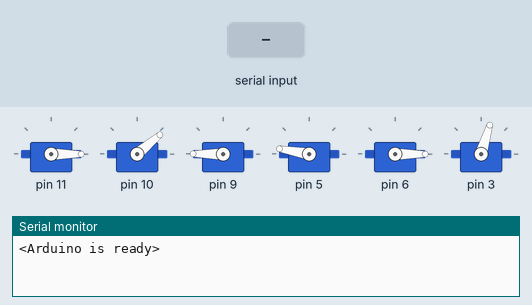
Simulated run of this sketch. Board: Arduino Uno, built with avr-gcc and run on an emulated ATmega328P. Parts: 6 × servo, the last lines printed to the serial monitor. Inputs (shaded band) come from the test bench.

Above: at 7.2 s.
7.3 s: "<90,45,200>" received over Serial
At 9.8 s:
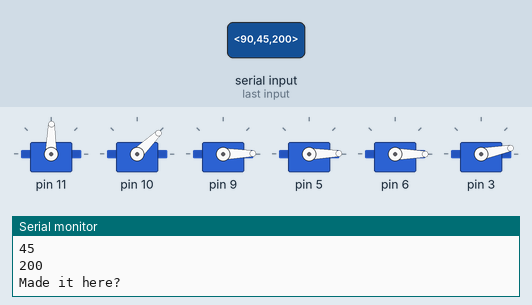
10.3 s: "<30,150>" received over Serial
At 12.5 s:
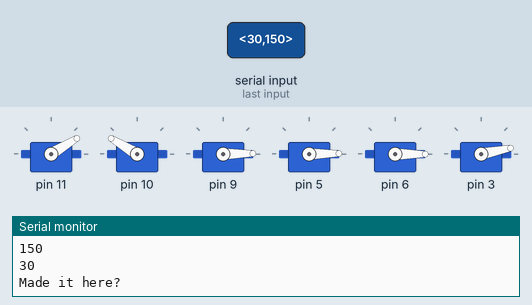
12.8 s: "<5>" received over Serial
At 14.6 s:
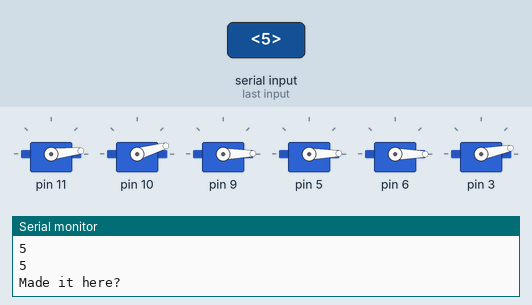
15.8 s: "<30,150,10>" received over Serial
18.8 s: "<90,45>" received over Serial
At 19.26 s:
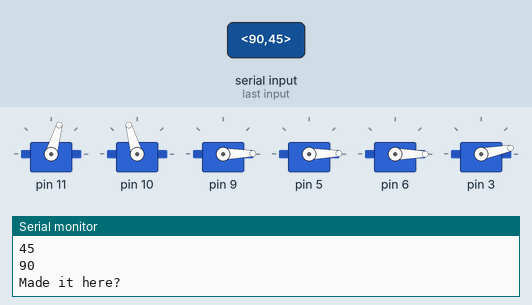
21.3 s: "<200>" received over Serial
At 23.3 s:
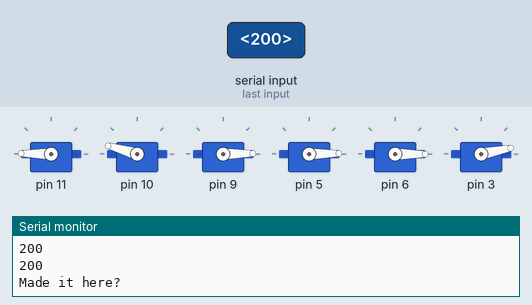
Timing chart, 0 to 24.8 s (numbered marks = the images above; inputs shaded):
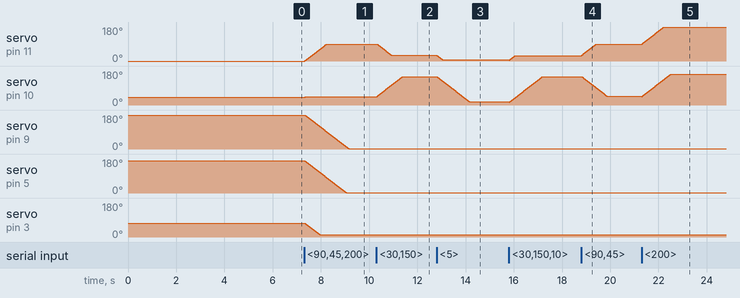

The sketch:

Solarpanel_V1.ino
```cpp
#include <Braccio.h>
#include <Servo.h>

Servo base;
Servo shoulder;
Servo elbow;
Servo wrist_ver;
Servo wrist_rot;
Servo gripper;

const byte numChars = 32;
char receivedChars[numChars];
String receivedString;

int horizontalRotation = 0;
int verticalRotation = 0;
int lightValue = 0;

boolean newData = false;

void setup() {
    Serial.begin(9600);
    Braccio.begin();
    Serial.println("<Arduino is ready>");
}

void loop() {
    recvWithStartEndMarkers();
    showNewData();
    //Serial.println(receivedChars[0]);
}

void recvWithStartEndMarkers() {
    static boolean recvInProgress = false;
    static byte ndx = 0;
    char startMarker = '<';
    char endMarker = '>';
    char rc;

    while (Serial.available() > 0 && newData == false) {
        rc = Serial.read();

        if (recvInProgress == true) {
            if (rc != endMarker) {
                receivedChars[ndx] = rc;
                ndx++;
                if (ndx >= numChars) {
                    ndx = numChars - 1;
                }
            }
            else {
                receivedChars[ndx] = '\0'; // terminate the string
                recvInProgress = false;
                ndx = 0;
                newData = true;
            }
        }

        else if (rc == startMarker) {
            recvInProgress = true;
        }
    }
}

void showNewData() {
    if (newData == true) {
        Serial.print("This just in ... ");
        Serial.println(receivedChars);

        convertToString(receivedChars);

        newData = false;
    }
}

void convertToString(char received[]){
  receivedString = receivedChars;
  splitDivideString(receivedString);
}

void splitDivideString(String string){
  String substring1;
  String substring2;
  String substring3;

  int i1 = string.indexOf(',');
  int i2 = string.indexOf(',', i1+1);

  String firstValue = string.substring(0, i1);
  Serial.println(firstValue);
  String secondValue = string.substring(i1 + 1, i2);
  Serial.println(secondValue);
  String thirdValue = string.substring(i2 + 1);
  Serial.println(thirdValue);

  horizontalRotation = firstValue.toInt();
  Serial.println(horizontalRotation);
  verticalRotation = secondValue.toInt();
  Serial.println(verticalRotation);
  lightValue = thirdValue.toInt();
  Serial.println(lightValue);

  moveArm(horizontalRotation, verticalRotation);
}

void moveArm(int horizontal, int vertical){
  Serial.println("Made it here?");
  Braccio.ServoMovement(0, horizontal, vertical, 0, 0, 0, 0);
}
```

Measured:
- after the input at 7.3 s, servo on pin 11: moves from 0° to 89° over 0.90 s, starting at once; servo on pin 10: 40° → 44° at once; servo on pin 9: moves from 180° to 1° over 1.8 s, starting at once; servo on pin 5: moves from 170° to 1° over 1.7 s, starting at once; servo on pin 3: moves from 73° to 11° over 0.64 s, starting at once
- after the input at 10.3 s, servo on pin 10: moves from 44° to 149° over 1.1 s, starting at once
- after the input at 12.8 s, servo on pin 11: moves from 31° to 6° over 0.25 s, starting at once
- after the input at 18.8 s, servo on pin 11: moves from 29° to 89° over 0.61 s, starting at once
- after the input at 21.3 s, servo on pin 11: moves from 89° to 179° over 0.91 s, starting at once
